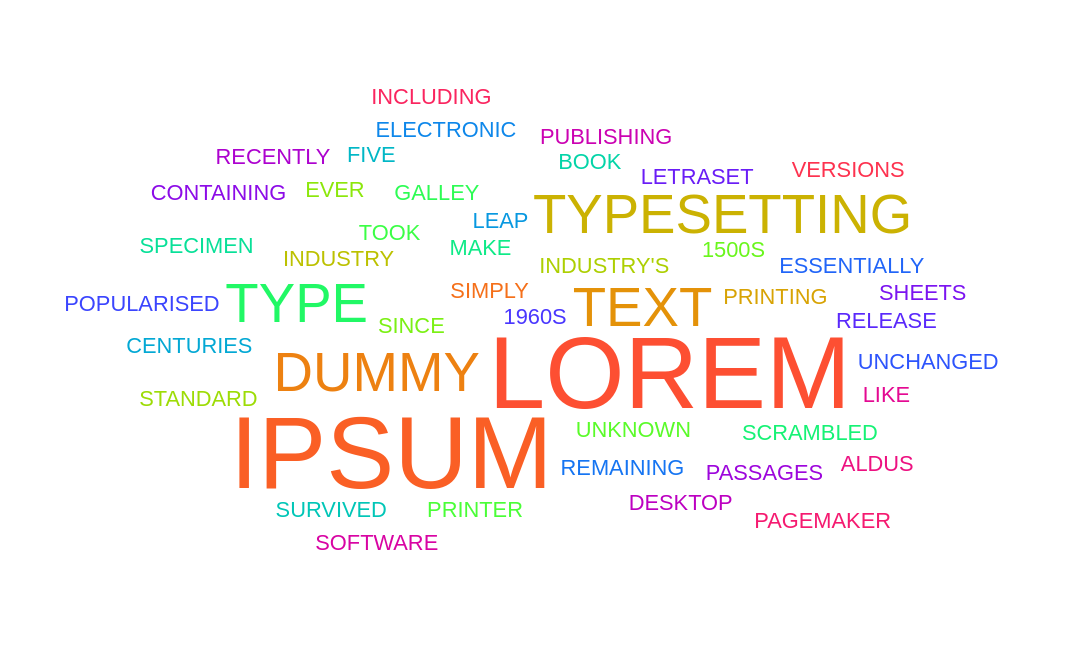

The Vega-Lite source for this figure:
### Vega specification from a JSON file in a GitHub repository (floating-point values rounded to 4 significant figures)
{"$schema": "https://vega.github.io/schema/vega/v4.json", "width": 600, "height": 360, "data": [{"name": "data_table", "values": ["Lorem Ipsum is simply dummy text of the printing and typesetting industry. Lorem Ipsum has been the industry's standard dummy text ever since the 1500s, when an unknown printer took a galley of type and scrambled it to make a type specimen book. It has survived not only five centuries, but also the leap into electronic typesetting, remaining essentially unchanged. It was popularised in the 1960s with the release of Letraset sheets containing Lorem Ipsum passages, and more recently with desktop publishing software like Aldus PageMaker including versions of Lorem Ipsum."], "transform": [{"type": "countpattern", "field": "data", "case": "upper", "pattern": "[\\w']{3,}", "stopwords": "(i|me|my|myself|we|us|our|ours|also|ourselves|you|your|yours|yourself|yourselves|he|him|his|himself|she|her|hers|herself|it|its|itself|they|them|their|theirs|themselves|what|which|who|whom|whose|this|that|these|those|am|is|are|was|were|be|been|being|have|has|had|having|do|does|did|doing|will|would|should|can|could|ought|i'm|you're|he's|she's|it's|we're|they're|i've|you've|we've|they've|i'd|you'd|he'd|she'd|we'd|they'd|i'll|you'll|he'll|she'll|we'll|they'll|isn't|aren't|wasn't|weren't|hasn't|haven't|hadn't|doesn't|don't|didn't|won't|wouldn't|shan't|shouldn't|can't|cannot|couldn't|mustn't|let's|that's|who's|what's|here's|there's|when's|where's|why's|how's|a|an|the|and|but|if|or|because|as|until|while|of|at|by|for|with|about|against|between|into|through|during|before|after|above|below|to|from|up|upon|down|in|out|on|off|over|under|again|further|then|once|here|there|when|where|why|how|all|any|both|each|few|more|most|other|some|such|no|nor|not|only|own|same|so|than|too|very|say|says|said|shall)"}]}], "scales": [{"name": "scales_color", "type": "ordinal", "domain": {"data": "data_table", "field": "text"}, "range": {"scheme": "sinebow"}}], "marks": [{"type": "text", "from": {"data": "data_table"}, "encode": {"enter": {"text": {"field": "text"}, "align": {"value": "center"}, "baseline": {"value": "alphabetic"}, "fill": {"scale": "scales_color", "field": "text"}}, "update": {"fillOpacity": {"value": 1}}, "hover": {"fillOpacity": {"value": 1}}}, "transform": [{"type": "wordcloud", "size": [{"signal": "width"}, {"signal": "height"}], "text": {"field": "text"}, "rotate": 0, "fontSize": {"field": "datum.count"}, "fontSizeRange": [12, 56], "padding": 2}]}]}
